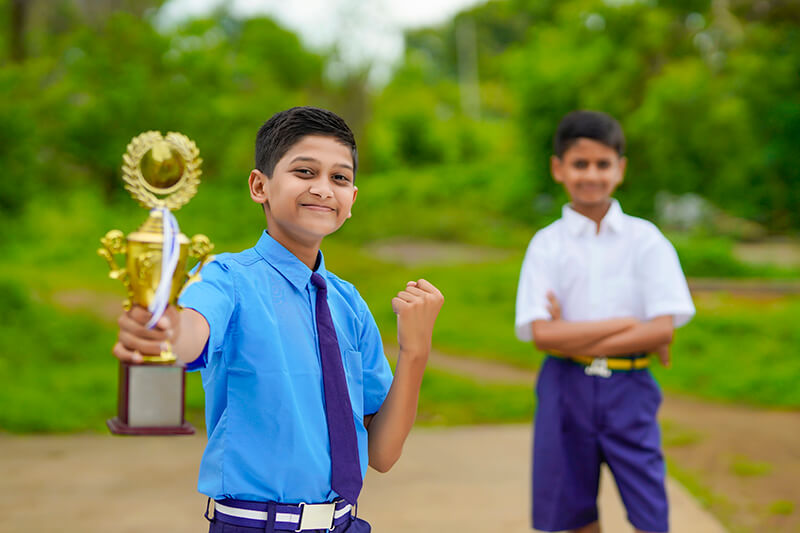
#> input picture Digital Image Processing/lab_image.jpg, 800 x 533 px
$ python '10.1. edge detection.py'
#> lines starting #> are read from the running program, lines starting #| are printed output that depends on the picture; after the words box and inside, x2 and y2 are one past the last pixel; in counts of white or black regions, pixels touching at a corner belong together
import cv2
import numpy as np
import matplotlib.pyplot as plt

# Load the image in grayscale
image = cv2.imread('lab_image.jpg', cv2.IMREAD_GRAYSCALE)
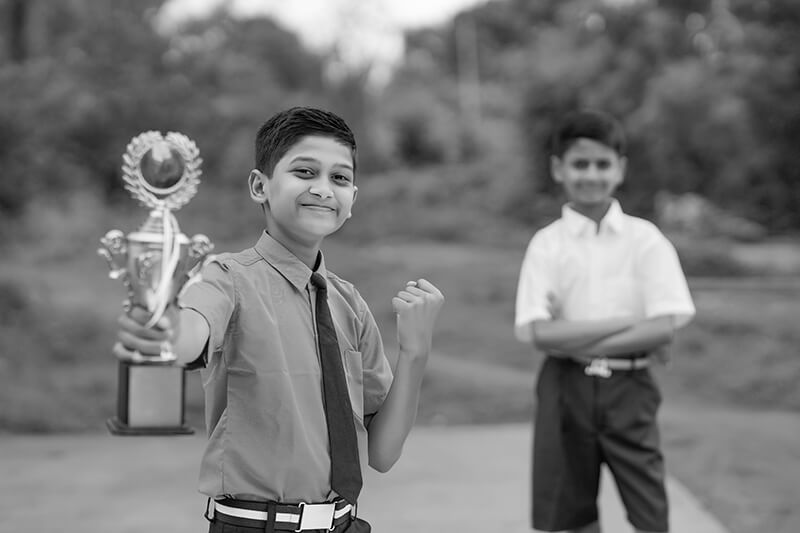
#> image: shape (533, 800); min 0, max 255, mean 118.9

# Apply Gaussian Blur to reduce noise
blurred_image = cv2.GaussianBlur(image, (5, 5), 0)

# Apply Canny Edge Detection
edges = cv2.Canny(blurred_image, 100, 200)
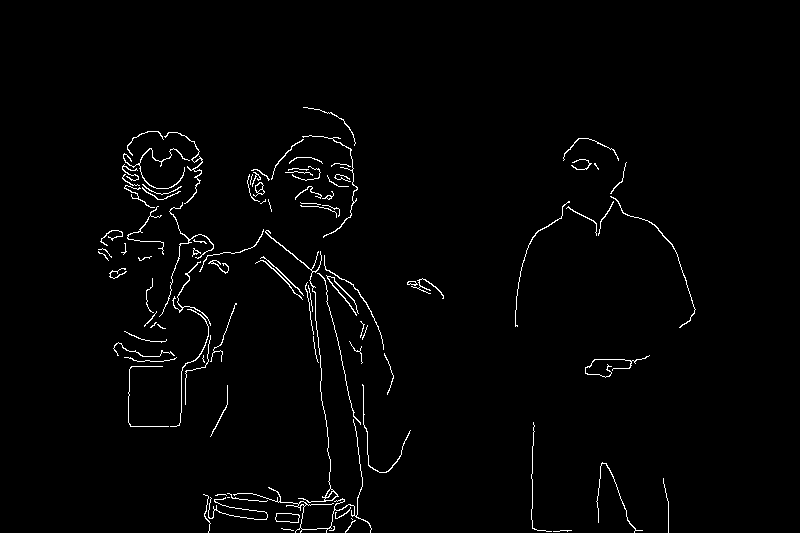
#> edges: shape (533, 800); 1.7% white in thin lines or dots, all inside (x1, y1, x2, y2) = (98, 107, 696, 533)

# Show the original and Laplacian images
plt.figure(figsize=(12,6))
plt.subplot(1, 2, 1), plt.imshow(image, cmap='gray'), plt.title('Original Image'),plt.axis('off')

# Show the original and edge-detected images
plt.subplot(1, 2, 2), plt.imshow(edges, cmap='gray'), plt.title('Edge Detection (Canny)'),plt.axis('off')
plt.show()
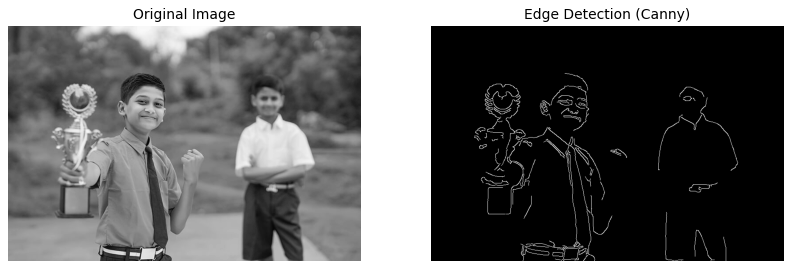
#> figure drawn by matplotlib, 2 panels

$ run again, with Digital Image Processing/image for lab.jpg copied over Digital Image Processing/lab_image.jpg
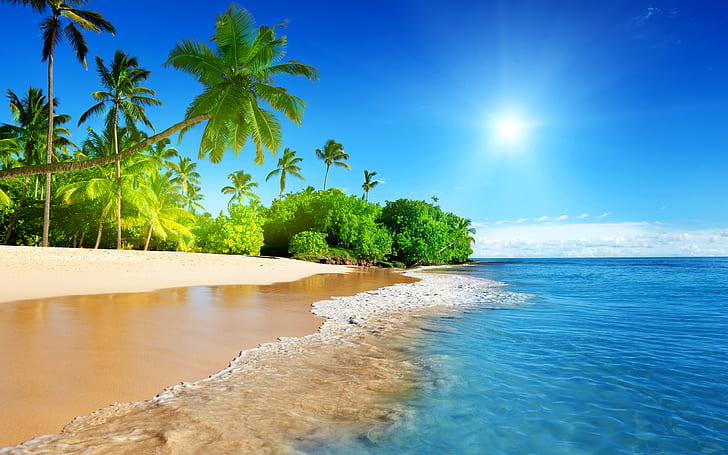
#> input picture Digital Image Processing/image for lab.jpg, 728 x 455 px
#> `edges = cv2.Canny(blurred_image, 100, 200)`:
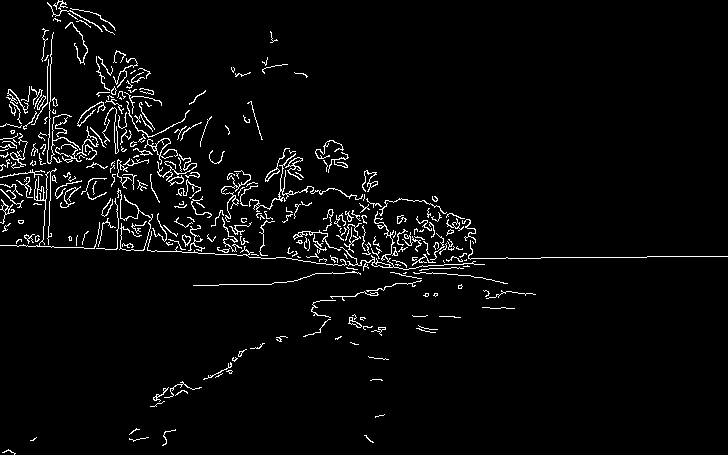
#> edges: shape (455, 728); 3.6% white in thin lines or dots
#> `plt.show()`:
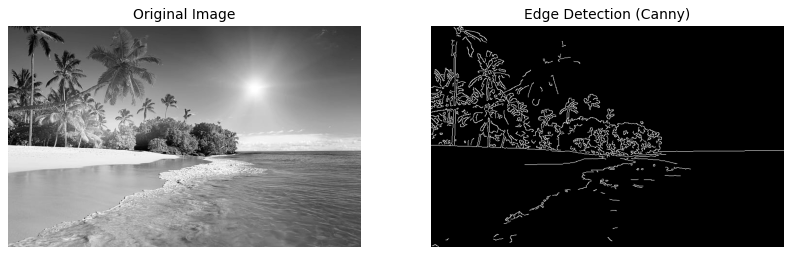
#> figure drawn by matplotlib, 2 panels
